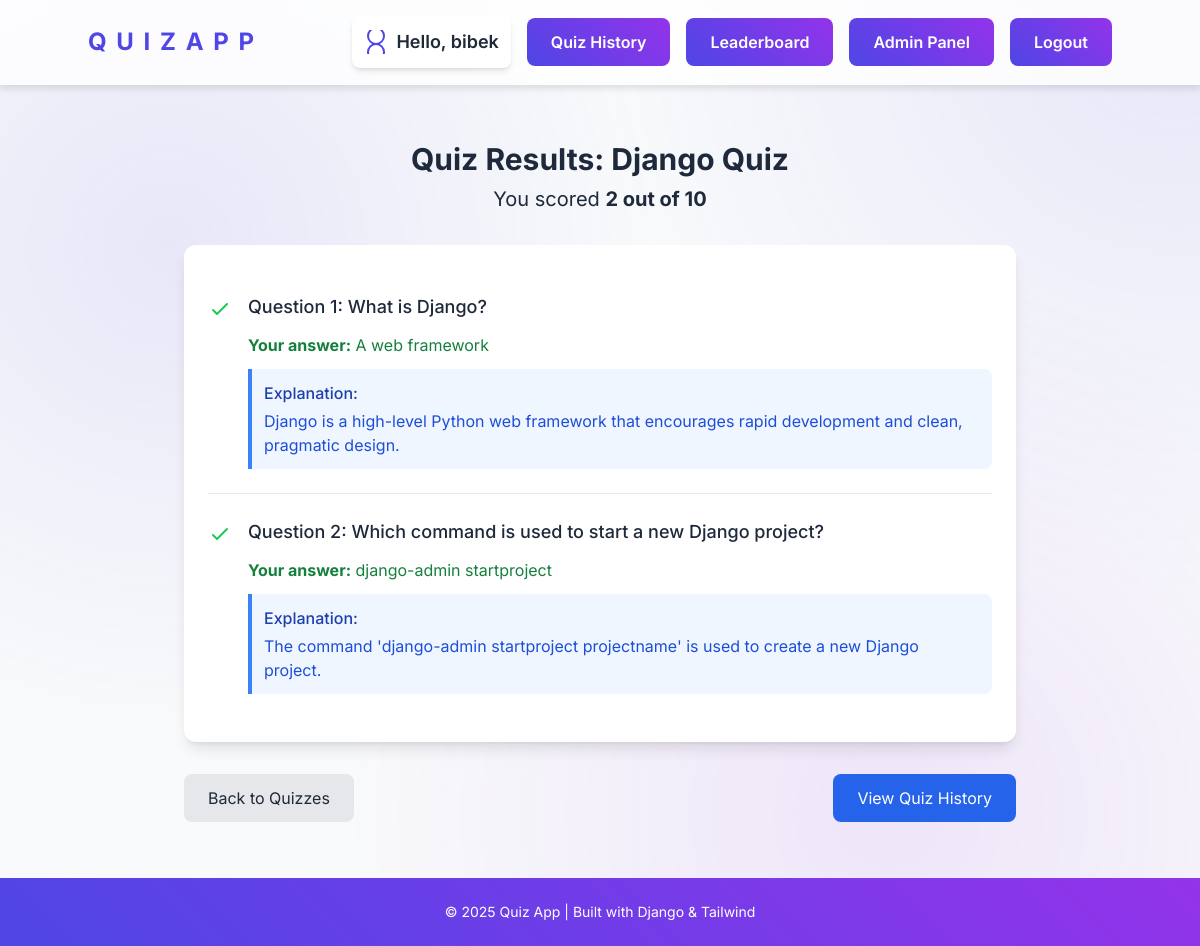
/24/result/ (signed in), run on the app's committed database.
### quiz/models.py (models this page shows, shortened)
class Quiz(models.Model):
    title = models.CharField(max_length=200)
    category = models.ForeignKey(Category, on_delete=models.SET_NULL, null=True, related_name="quizzes")
    difficulty = models.ForeignKey(DifficultyLevel, on_delete=models.SET_NULL, null=True, related_name="quizzes")
    created_at = models.DateTimeField(auto_now_add=True)

class Result(models.Model):
    user = models.ForeignKey(User, on_delete=models.CASCADE)
    quiz = models.ForeignKey(Quiz, on_delete=models.CASCADE)
    question = models.ForeignKey(Question, on_delete=models.CASCADE)
    choice = models.ForeignKey(Choice, on_delete=models.CASCADE, null=True, blank=True)
    user_answer_text = models.TextField(null=True, blank=True)
    user_code_answer = models.TextField(null=True, blank=True)
    is_correct = models.BooleanField(default=False)
    taken_at = models.DateTimeField(default=timezone.now)
    hint_used = models.BooleanField(default=False)
    explanation = models.TextField(null=True, blank=True)
    score = models.IntegerField(default=0)
    class Meta:
        unique_together = ['user', 'quiz', 'question']

class Question(models.Model):
    QUESTION_TYPE_CHOICES = [
        ('multiple_choice', 'Multiple Choice'),
        ('true_false', 'True/False'),
        ('fill_blank', 'Fill in the Blank'),
        ('coding', 'Coding Question')
    ]
    quiz = models.ForeignKey(Quiz, on_delete=models.CASCADE, related_name="questions")
    text = models.CharField(max_length=500)
    question_type = models.CharField(max_length=20, choices=QUESTION_TYPE_CHOICES, default='multiple_choice')
    time_limit = models.IntegerField(default=30)  # Time limit for each question in seconds
    hint = models.TextField(blank=True, null=True)  # Optional hint for the question
    explanation = models.TextField(blank=True, null=True)  # Explanation for the answer
    code_template = models.TextField(blank=True, null=True)  # Initial code template
    expected_output = models.TextField(blank=True, null=True)  # Expected output for code testing

class Choice(models.Model):
    question = models.ForeignKey(Question, on_delete=models.CASCADE, related_name="choices")
    text = models.CharField(max_length=200)
    is_correct = models.BooleanField(default=False)

### quiz/views.py (the view)
# urls.py: path("<int:quiz_id>/result/", views.quiz_result, name="quiz_result"),
@login_required
def quiz_result(request, quiz_id):
    quiz = get_object_or_404(Quiz, id=quiz_id)
    results = Result.objects.filter(
        user=request.user,
        quiz=quiz
    ).select_related('question', 'choice')
    total_correct = results.filter(is_correct=True).count()
    total_questions = quiz.questions.count()
    if not results:
        messages.warning(request, "You haven't completed this quiz yet.")
        return redirect('take_quiz', quiz_id=quiz_id)
    for result in results:
        if result.question.question_type in ['multiple_choice', 'true_false']:
            result.correct_answer = result.question.choices.filter(is_correct=True).first()
        elif result.question.question_type == 'fill_blank':
            result.correct_answer = result.question.choices.filter(is_correct=True).first()
        elif result.question.question_type == 'coding':
            result.expected_output = result.question.expected_output
    context = {
        'quiz': quiz,
        'results': results,
        'result': total_correct,  # The score
        'total_questions': total_questions,
    }
    return render(request, 'quiz/quiz_result.html', context)

### quiz/templatetags/custom_filters.py (called while the page is built)
@register.filter
def divisor(value, divisor):
    try:
        return value / divisor
    except (ZeroDivisionError, TypeError):
        return 0  # or handle it in a way that makes sense for your application

### quiz/templates/quiz/quiz_result.html (shortened to what this page needs)
{% extends 'layout.html' %}
{% load custom_filters %}
{% block content %}
<div class="max-w-4xl mx-auto px-4 sm:px-6 lg:px-8 py-8">
    <div class="text-center mb-8">
        <h1 class="text-3xl font-bold mb-2">Quiz Results: {{ quiz.title }}</h1>
        <div class="result-summary text-xl">
            You scored <span class="font-bold text-{% if result >= total_questions|floatformat:0 %}green{% elif result >= total_questions|floatformat:0|divisor:2 %}yellow{% else %}red{% endif %}-600">{{ result }} out of {{ total_questions }}</span>
        </div>
    </div>
    <div class="results-card bg-white rounded-xl shadow-lg p-6 mb-6">
        <div class="results-list divide-y">
            {% for result in results %}
            <div class="result-item py-6 {% if not forloop.first %}pt-6{% endif %} {% if not forloop.last %}pb-6{% endif %}">
                <div class="flex items-start gap-4">
                    <div class="result-icon flex-shrink-0 mt-1">
                        {% if result.is_correct %}
                        <svg class="w-6 h-6 text-green-500" fill="none" stroke="currentColor" viewBox="0 0 24 24">
                            <path stroke-linecap="round" stroke-linejoin="round" stroke-width="2" d="M5 13l4 4L19 7"></path>
                        </svg>
                        {% else %}
                        <svg class="w-6 h-6 text-red-500" fill="none" stroke="currentColor" viewBox="0 0 24 24">
                            <path stroke-linecap="round" stroke-linejoin="round" stroke-width="2" d="M6 18L18 6M6 6l12 12"></path>
                        </svg>
                        {% endif %}
                    </div>
                    <div class="result-content flex-grow">
                        <div class="question-text text-lg font-medium mb-3">
                            {{ result.question.text }}
                        </div>
                        {% if result.question.question_type == 'multiple_choice' or result.question.question_type == 'true_false' %}
                            {% if result.choice %}
                            <div class="user-answer mb-2 {% if result.is_correct %}text-green-700{% else %}text-red-700{% endif %}">
                                <strong>Your answer:</strong> {{ result.choice.text }}
                            </div>
                            {% endif %}
                        {% endif %}
                        {% if result.question.explanation %}
                        <div class="explanation mt-3 bg-blue-50 border-l-4 border-blue-500 p-3 rounded-r-lg">
                            <div class="font-medium text-blue-800 mb-1">Explanation:</div>
                            <div class="text-blue-700">{{ result.question.explanation }}</div>
                        </div>
                        {% endif %}
                    </div>
                </div>
            </div>
            {% endfor %}
        </div>
    </div>
    <div class="actions flex justify-between mt-8">
        <a href="{% url 'quiz_list' %}" class="inline-block px-6 py-3 bg-gray-200 text-gray-800 rounded-lg hover:bg-gray-300 transition">
            Back to Quizzes
        </a>
        <a href="{% url 'quiz_history' %}" class="inline-block px-6 py-3 bg-blue-600 text-white rounded-lg hover:bg-blue-700 transition">
            View Quiz History
        </a>
    </div>
</div>
{% endblock %}

### quiz/templates/layout.html (shortened to what this page needs)
{% load static tailwind_tags %}
<!DOCTYPE html>
<html lang="en">
<head>
    {% tailwind_css %}
</head>
<body class="min-h-screen flex flex-col">
    <div class="floating-dots" id="floatingDots"></div>
    <nav class="glass-nav sticky top-0 z-50 py-4 px-6">
        <div class="container mx-auto flex justify-between items-center">
            <a href="/" class="logo-modern font-bold text-2xl">
                <span style="--i:1">Q</span>
                <span style="--i:2">u</span>
                <span style="--i:3">i</span>
                <span style="--i:4">z</span>
                <span style="--i:5">A</span>
                <span style="--i:6">p</span>
                <span style="--i:7">p</span>
            </a>
            <div class="flex items-center space-x-4">
                {% if user.is_authenticated %}
                    <div class="flex items-center bg-white shadow-md rounded-lg p-3">
                        <span class="text-lg font-semibold text-gray-800">Hello, {{ user.username }}</span>
                    </div>
                    <a href="{% url 'quiz_history' %}" class="btn-modern">Quiz History</a>
                    <a href="{% url 'leaderboard' %}" class="btn-modern">Leaderboard</a>
                    {% if user.is_superuser or user.is_staff %}
                        <a href="{% url 'admin:index' %}" class="btn-modern" target="_blank" >Admin Panel</a>
                    {% endif %}
                    <form action="{% url 'logout' %}" method="POST" class="inline">
                        <button type="submit" class="btn-modern">
                            Logout
                        </button>
                    </form>
                {% endif %}
            </div>
        </div>
    </nav>
    <main class="container mx-auto p-6 flex-grow z-10">
        {% block content %}{% endblock %}
    </main>
    <footer>
        <div class="container mx-auto">
            <p class="text-sm text-center">&copy; 2025 Quiz App | Built with Django & Tailwind</p>
        </div>
    </footer>
</body>
</html>

### quiz/templates/layout.html (style rules this page uses)
body { font-family: 'Inter', sans-serif; background-color: #f9fafb; color: #1e293b; }
:root { --gradient-start: #4f46e5; --gradient-end: #9333ea; --button-shadow: rgba(79, 70, 229, 0.4); --glass-bg: rgba(255, 255, 255, 0.8); }
.glass-nav { background: var(--glass-bg); backdrop-filter: blur(10px); -webkit-backdrop-filter: blur(10px); border-bottom: 1px solid rgba(255, 255, 255, 0.2); box-shadow: 0 4px 6px rgba(0, 0, 0, 0.1); }
.floating-dots { position: absolute; width: 100%; height: 100%; top: 0; left: 0; z-index: -1; overflow: hidden; }
.btn-modern { position: relative; isolation: isolate; overflow: hidden; transition: all 0.5s; background: linear-gradient(45deg, var(--gradient-start), var(--gradient-end)); color: white; border: none; padding: 0.75rem 1.5rem; border-radius: 0.5rem; font-weight: 600; text-align: center; }
.logo-modern { position: relative; display: inline-block; text-transform: uppercase; letter-spacing: 2px; color: var(--gradient-start); font-weight: 700; }
.logo-modern span { display: inline-block; animation: wavyText 2s infinite; animation-delay: calc(0.1s * var(--i)); }
main { animation: pageEnter 0.8s ease-out forwards; }
footer { position: relative; overflow: hidden; background: linear-gradient(45deg, var(--gradient-start), var(--gradient-end)); color: white; padding: 1.5rem; margin-top: auto; }

### data on the page
Quiz: title "Django Quiz"
Result: is_correct True (drawn), question.text "Question 1: What is Django?", choice.text "A web framework", question.explanation "Django is a high-level Python web framework that encourages rapid development and clean, pragmatic design."
Result: is_correct True (drawn), question.text "Question 2: Which command is used to start a new Django project?", choice.text "django-admin startproject", question.explanation "The command 'django-admin startproject projectname' is used to create a new Django project."

### other printed values
{{ user.username }} "bibek"
{{ result }} "2"
{{ total_questions }} "10"
